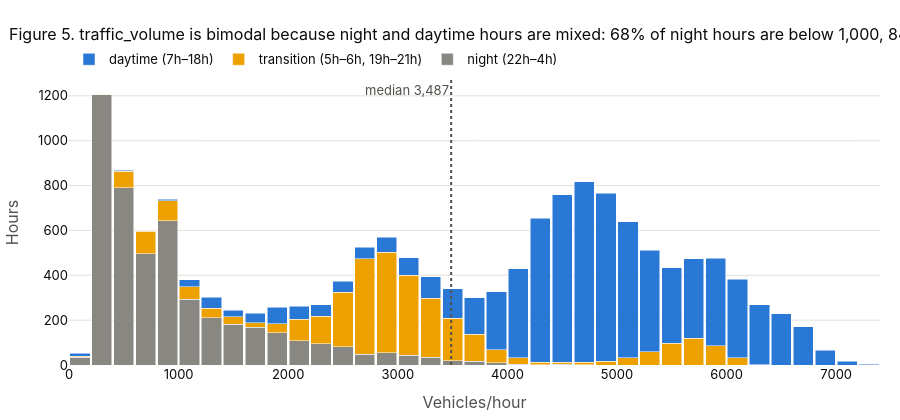

The notebook cell saved with this chart:
### Markdown cell above
### 5.1 Phân phối của nhãn, xu hướng dài hạn và phân phối có điều kiện theo giờ

### Code cell
y_obs = y_eda.dropna()   # observed hours of the training period (filled hours excluded)
# colour each hour by its clock time, to see which hours make up each peak
TIME_GROUPS = {"night (22h–4h)": [22, 23, 0, 1, 2, 3, 4],
               "transition (5h–6h, 19h–21h)": [5, 6, 19, 20, 21],
               "daytime (7h–18h)": list(range(7, 19))}
hour_of = y_obs.index.hour
bins = np.arange(0, 7600, 200)
fig = go.Figure()
for (name, hrs), color in zip(TIME_GROUPS.items(), [MUTED, YELLOW, BLUE]):
    fig.add_trace(hist_bar(y_obs[np.isin(hour_of, hrs)], bins=bins, color=color))
    fig.data[-1].update(name=name, showlegend=True)
fig.add_vline(x=y_obs.median(), line_dash="dot", line_color=INK_2, annotation_text=f"median {y_obs.median():,.0f}",
              annotation_position="top left", annotation_font_color=INK_2)
is_night, is_day = np.isin(hour_of, TIME_GROUPS["night (22h–4h)"]), np.isin(hour_of, TIME_GROUPS["daytime (7h–18h)"])
show_fig(fig, f"{TARGET} is bimodal because night and daytime hours are mixed: "
              f"{(y_obs[is_night] < 1000).mean():.0%} of night hours are below 1,000, "
              f"{(y_obs[is_day] >= 4000).mean():.0%} of daytime hours are at 4,000 or more", "ts_target_hist",
         xaxis_title="Vehicles/hour", yaxis_title="Hours", barmode="stack")
low, high = y_obs < 1000, y_obs >= 4000
print(f"{len(y_obs):,} observed hours | range {y_obs.min():,.0f}–{y_obs.max():,.0f} | mean {y_obs.mean():,.0f}, "
      f"median {y_obs.median():,.0f}, std {y_obs.std():,.0f} | < 1,000: {low.mean():.1%}, "
      f">= 4,000: {high.mean():.1%}, zeros: {int((y_obs == 0).sum())} | "
      f"skewness {y_obs.skew():.2f}, excess kurtosis {y_obs.kurt():.2f}")
print(f"night hours below 1,000: {(y_obs[is_night] < 1000).mean():.1%} | daytime hours at 4,000 or more: {(y_obs[is_day] >= 4000).mean():.1%}")
print(f"hours below 1,000 that are night hours: {is_night[low.to_numpy()].mean():.1%} | "
      f"hours at 4,000 or more that are daytime hours: {is_day[high.to_numpy()].mean():.1%}")

### Figure 1 — Plotly figure (JSON) as saved in the notebook; plotly's stock layout.template omitted (floating-point values rounded to 4 significant figures)
{"data": [{"hovertemplate": "%{x:,.2f}: %{y:,}<extra></extra>", "marker": {"color": "#898781"}, "name": "night (22h–4h)", "showlegend": true, "type": "bar", "width": [184.0, 184.0, 184.0, 184.0, 184.0, 184.0, 184.0, 184.0, 184.0, 184.0, 184.0, 184.0, 184.0, 184.0, 184.0, 184.0, 184.0, 184.0, 184.0, 184.0, 184.0, 184.0, 184.0, 184.0, 184.0, 184.0, 184.0, 184.0, 184.0, 184.0, 184.0, 184.0, 184.0, 184.0, 184.0, 184.0, 184.0], "x": [100.0, 300.0, 500.0, 700.0, 900.0, 1100.0, 1300.0, 1500.0, 1700.0, 1900.0, 2100.0, 2300.0, 2500.0, 2700.0, 2900.0, 3100.0, 3300.0, 3500.0, 3700.0, 3900.0, 4100.0, 4300.0, 4500.0, 4700.0, 4900.0, 5100.0, 5300.0, 5500.0, 5700.0, 5900.0, 6100.0, 6300.0, 6500.0, 6700.0, 6900.0, 7100.0, 7300.0], "y": [34, 1204, 791, 496, 643, 293, 211, 181, 168, 144, 108, 95, 82, 48, 55, 44, 34, 20, 16, 10, 3, 1, 3, 1, 0, 0, 0, 0, 0, 0, 0, 0, 0, 0, 0, 0, 0]}, {"hovertemplate": "%{x:,.2f}: %{y:,}<extra></extra>", "marker": {"color": "#eda100"}, "name": "transition (5h–6h, 19h–21h)", "showlegend": true, "type": "bar", "width": [184.0, 184.0, 184.0, 184.0, 184.0, 184.0, 184.0, 184.0, 184.0, 184.0, 184.0, 184.0, 184.0, 184.0, 184.0, 184.0, 184.0, 184.0, 184.0, 184.0, 184.0, 184.0, 184.0, 184.0, 184.0, 184.0, 184.0, 184.0, 184.0, 184.0, 184.0, 184.0, 184.0, 184.0, 184.0, 184.0, 184.0], "x": [100.0, 300.0, 500.0, 700.0, 900.0, 1100.0, 1300.0, 1500.0, 1700.0, 1900.0, 2100.0, 2300.0, 2500.0, 2700.0, 2900.0, 3100.0, 3300.0, 3500.0, 3700.0, 3900.0, 4100.0, 4300.0, 4500.0, 4700.0, 4900.0, 5100.0, 5300.0, 5500.0, 5700.0, 5900.0, 6100.0, 6300.0, 6500.0, 6700.0, 6900.0, 7100.0, 7300.0], "y": [5, 3, 72, 101, 90, 55, 42, 35, 20, 40, 97, 123, 242, 425, 447, 356, 263, 189, 122, 57, 29, 12, 9, 12, 16, 32, 59, 97, 120, 85, 33, 2, 0, 0, 0, 0, 0]}, {"hovertemplate": "%{x:,.2f}: %{y:,}<extra></extra>", "marker": {"color": "#2a78d6"}, "name": "daytime (7h–18h)", "showlegend": true, "type": "bar", "width": [184.0, 184.0, 184.0, 184.0, 184.0, 184.0, 184.0, 184.0, 184.0, 184.0, 184.0, 184.0, 184.0, 184.0, 184.0, 184.0, 184.0, 184.0, 184.0, 184.0, 184.0, 184.0, 184.0, 184.0, 184.0, 184.0, 184.0, 184.0, 184.0, 184.0, 184.0, 184.0, 184.0, 184.0, 184.0, 184.0, 184.0], "x": [100.0, 300.0, 500.0, 700.0, 900.0, 1100.0, 1300.0, 1500.0, 1700.0, 1900.0, 2100.0, 2300.0, 2500.0, 2700.0, 2900.0, 3100.0, 3300.0, 3500.0, 3700.0, 3900.0, 4100.0, 4300.0, 4500.0, 4700.0, 4900.0, 5100.0, 5300.0, 5500.0, 5700.0, 5900.0, 6100.0, 6300.0, 6500.0, 6700.0, 6900.0, 7100.0, 7300.0], "y": [14, 0, 5, 2, 6, 33, 48, 29, 43, 73, 56, 50, 50, 52, 68, 78, 96, 132, 162, 259, 398, 642, 746, 805, 749, 607, 452, 336, 354, 392, 349, 267, 229, 170, 65, 16, 3]}], "layout": {"annotations": [{"font": {"color": "#52514e"}, "showarrow": false, "text": "median 3,487", "x": 3487.0, "xanchor": "right", "xref": "x", "y": 1, "yanchor": "top", "yref": "y domain"}], "barmode": "stack", "height": 420, "meta": {"name": "ts_target_hist"}, "shapes": [{"line": {"color": "#52514e", "dash": "dot"}, "type": "line", "x0": 3487.0, "x1": 3487.0, "xref": "x", "y0": 0, "y1": 1, "yref": "y domain"}], "title": {"text": "Figure 5. traffic_volume is bimodal because night and daytime hours are mixed: 68% of night hours are below 1,000, 84% of daytime hours are at 4,000 or more"}, "xaxis": {"title": {"text": "Vehicles/hour"}}, "yaxis": {"title": {"text": "Hours"}}}}
